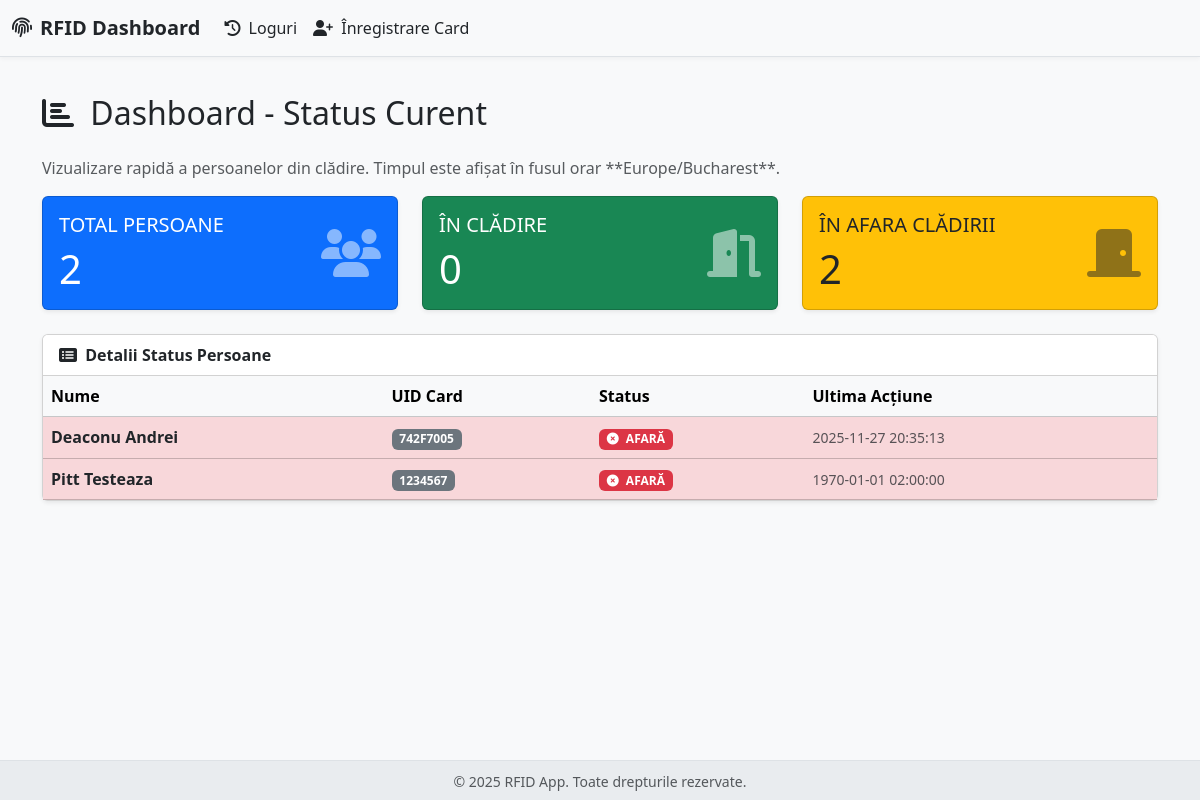
Before: / with the older database file.
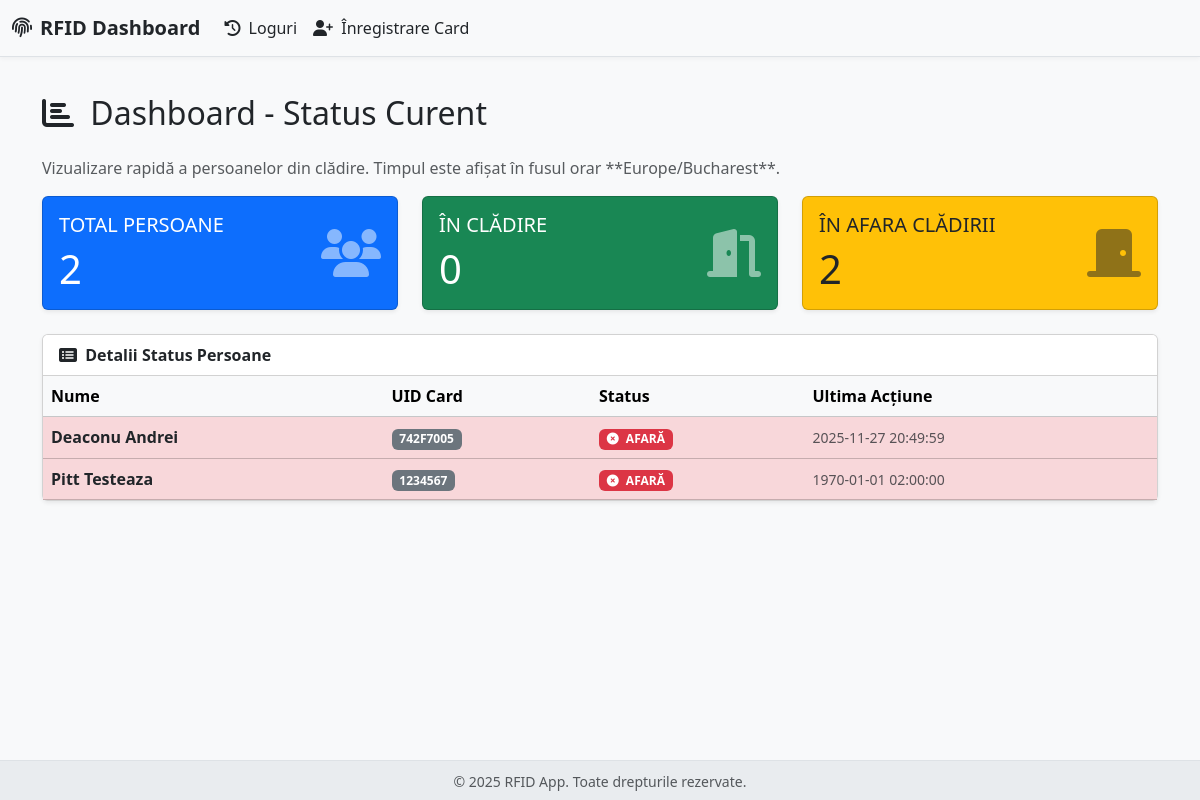
After: the same page with the newer database file.
### app.py (models this page shows, shortened)
class Person(db.Model):
    __tablename__ = 'person'
    id = db.Column(db.Integer, primary_key=True)
    uid_card = db.Column(db.String(50), unique=True, nullable=False)
    first_name = db.Column(db.String(100), nullable=False)
    last_name = db.Column(db.String(100), nullable=False)
    is_inside = db.Column(db.Boolean, default=False)
    last_action_time = db.Column(db.DateTime, default=lambda: datetime(1970, 1, 1, tzinfo=timezone.utc))
    logs = db.relationship('Log', backref='person', lazy=True)

### app.py (the view)
@app.route('/')
def home():
    people = Person.query.order_by(Person.last_name).all()
    message_success = request.args.get('message_success')
    total_people = len(people)
    people_inside = sum(1 for p in people if p.is_inside)
    return render_template('status.html',
                           people=people,
                           total_people=total_people,
                           people_inside=people_inside,
                           message_success=message_success)

### app.py (called while the page is built)
def localize_timestamp(timestamp):
    if timestamp.tzinfo is None:
        utc_dt = timestamp.replace(tzinfo=pytz.utc)
    else:
        utc_dt = timestamp.astimezone(pytz.utc)
    return utc_dt.astimezone(TARGET_TIMEZONE)

### templates/status.html (shortened to what the changed rows need)
{% extends "base.html" %}
{% block content %}
    <h2 class="mb-4"><i class="fas fa-chart-bar me-2"></i> Dashboard - Status Curent</h2>
        {% set total_people = people|length %}
        {% set people_inside = people | selectattr('is_inside', 'equalto', True) | list | length %}
        {% set people_outside = total_people - people_inside %}
    <div class="card shadow-sm">
        <div class="card-body p-0">
            <div class="table-responsive">
                <table class="table table-hover mb-0">
                    <thead class="table-light">
                        <tr>
                            <th>Nume</th>
                            <th>UID Card</th>
                            <th>Status</th>
                            <th>Ultima Acțiune</th>
                        </tr>
                    </thead>
                    <tbody>
                        {% for person in people %}
                        <tr class="{% if person.is_inside %}table-success{% else %}table-danger{% endif %} bg-opacity-10">
                            <td class="fw-bold">
                                <a href="{{ url_for('view_person_profile', person_id=person.id) }}" class="text-decoration-none text-dark">
                                    {{ person.last_name }} {{ person.first_name }}
                                </a>
                            </td>
                            <td><span class="badge bg-secondary">{{ person.uid_card }}</span></td>
                            <td>
                                {% if person.is_inside %}
                                    <span class="badge bg-success"><i class="fas fa-check-circle me-1"></i> ÎNĂUNTRU</span>
                                {% else %}
                                    <span class="badge bg-danger"><i class="fas fa-times-circle me-1"></i> AFARĂ</span>
                                {% endif %}
                            </td>
                            <td>
                                <small class="text-muted">{{ localize_timestamp(person.last_action_time).strftime('%Y-%m-%d %H:%M:%S') }}</small>
                            </td>
                        </tr>
                        {% endfor %}
                    </tbody>
                </table>
            </div>
        </div>
    </div>
{% endblock %}

Changed rows visible on the page:
changed Person "Deaconu": last_action_time "2025-11-27 20:35:13" → "2025-11-27 20:49:59"
